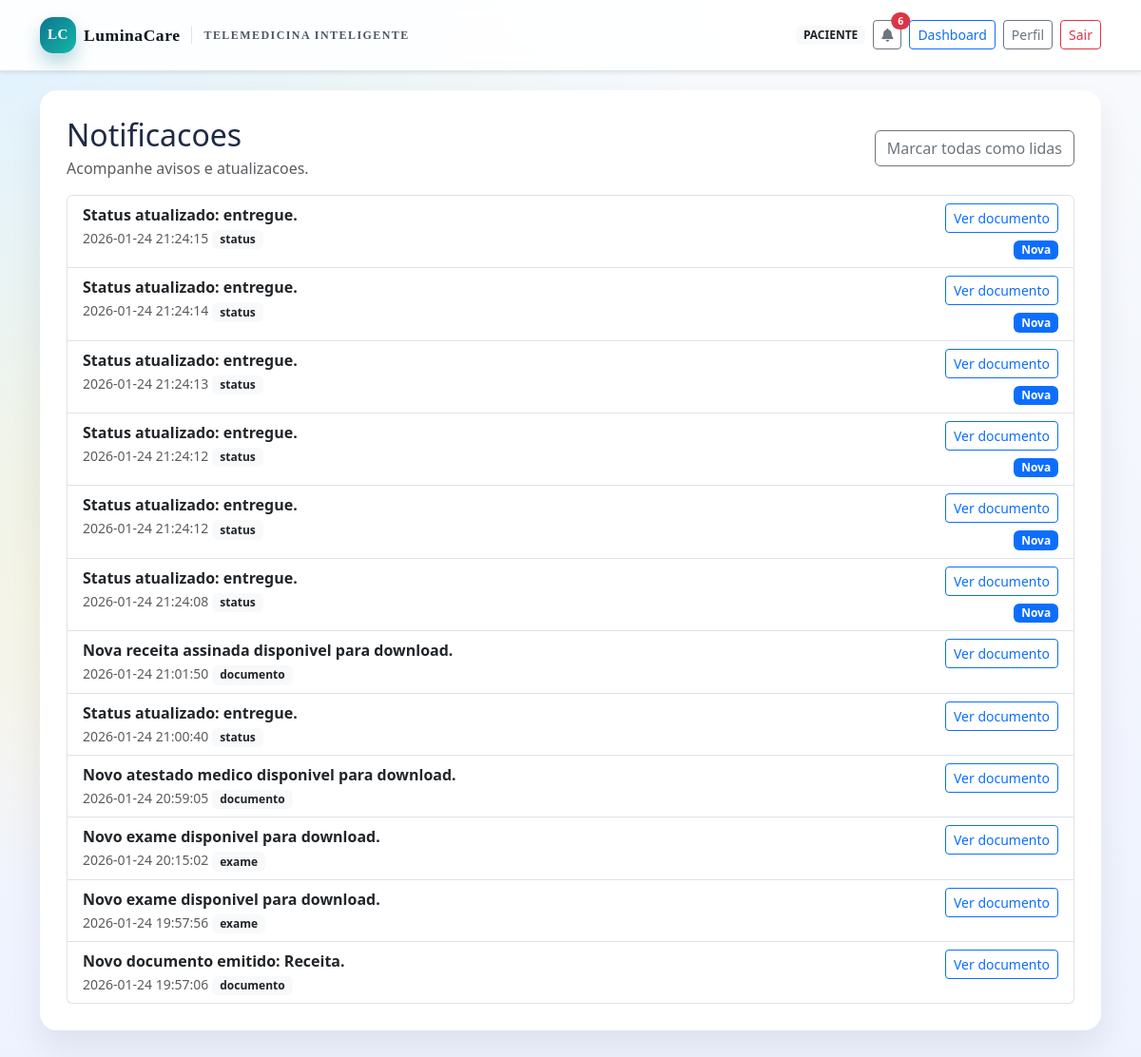
The page /notificacoes (signed in) on the database its author committed.
### tables this page shows
CREATE TABLE notifications (
            id INTEGER PRIMARY KEY AUTOINCREMENT,
            user_email TEXT NOT NULL,
            message TEXT NOT NULL,
            is_read INTEGER NOT NULL DEFAULT 0,
            created_at TEXT NOT NULL DEFAULT CURRENT_TIMESTAMP
        , type TEXT, document_id INTEGER, company_id INTEGER);

### app/routes/notifications_routes.py (the view)
@notifications_bp.route("/notificacoes")
def listar_notificacoes():
    if "user_email" not in session:
        return redirect(url_for("auth.login"))
    db = get_db()
    params = [session["user_email"]]
    query_scope = ""
    if session.get("company_id"):
        query_scope = " AND (company_id IS NULL OR company_id = ?)"
        params.append(session.get("company_id"))
    if request.args.get("marcar") == "1":
        db.execute(
            f"UPDATE notifications SET is_read = 1 WHERE user_email = ?{query_scope}",
            params,
        )
        db.commit()
    notificacoes = db.execute(
        f"""
        SELECT id, message, is_read, created_at, type, document_id
        FROM notifications
        WHERE user_email = ?{query_scope}
        ORDER BY created_at DESC
        """,
        params,
    ).fetchall()
    return render_template("notificacoes.html", notificacoes=notificacoes)

### app/__init__.py (called while the page is built, shortened)
def _register_context(app):
    @app.context_processor
    def inject_notifications():
        if "user_email" not in session:
            return {}
        db = get_db()
        try:
            unread = db.execute(
                "SELECT COUNT(*) FROM notifications WHERE user_email = ? AND is_read = 0",
                (session["user_email"],),
            ).fetchone()[0]
        except Exception:
            unread = 0
        master_email = current_app.config.get("MASTER_ADMIN_EMAIL", "")
        return {
            "notifications_unread": unread,
            "company_name": current_company_name(),
            "is_master_admin": session.get("user_email") == master_email if master_email else False,
        }

def _register_tenant(app):
    @app.before_request
    def load_company():
        host = request.host.split(":")[0]
        parts = host.split(".")
        subdomain = None
        if len(parts) >= 3 and host.endswith("luminacare.local"):
            subdomain = parts[0]
        if not subdomain:
            g.company_id = None
            g.company_name = None
            return

### app/db.py (called while the page is built)
def get_db():
    if "db" not in g:
        db_path = current_app.config["DB_PATH"]
        conn = sqlite3.connect(db_path)
        conn.row_factory = sqlite3.Row
        g.db = conn
    return g.db

### app/tenant.py (called while the page is built)
def current_company_name():
    return session.get("company_name") or getattr(g, "company_name", None)

### app/templates/notificacoes.html (shortened to what this page needs)
{% extends 'base.html' %}
{% block content %}
<div class="section-card fade-up">
  <div class="d-flex flex-column flex-lg-row align-items-lg-center justify-content-between gap-3 mb-3">
    <div>
      <h2 class="mb-1">Notificacoes</h2>
      <p class="text-muted mb-0">Acompanhe avisos e atualizacoes.</p>
    </div>
    <a href="{{ url_for('notifications.listar_notificacoes', marcar=1) }}" class="btn btn-outline-secondary">
      Marcar todas como lidas
    </a>
  </div>
  {% if notificacoes %}
    <div class="list-group">
      {% for n in notificacoes %}
        <div class="list-group-item d-flex justify-content-between align-items-start gap-3">
          <div>
            <div class="fw-semibold">{{ n['message'] }}</div>
            <small class="text-muted">{{ n['created_at'] }}</small>
            {% if n['type'] %}
              <span class="badge bg-light text-dark mt-1">{{ n['type'] }}</span>
            {% endif %}
          </div>
          <div class="d-flex flex-column align-items-end gap-2">
            {% if n['document_id'] %}
              <a href="{{ url_for('documentos.detalhe_documento', doc_id=n['document_id']) }}" class="btn btn-outline-primary btn-sm">
                Ver documento
              </a>
            {% endif %}
            {% if n['is_read'] == 0 %}
              <span class="badge bg-primary">Nova</span>
            {% endif %}
          </div>
        </div>
      {% endfor %}
    </div>
  {% else %}
    <p class="text-muted mb-0">Nenhuma notificacao encontrada.</p>
  {% endif %}
</div>
{% endblock %}

### app/static/css/styles.css (style rules this page uses)
:root { --ink-900: #0b1220; --ink-700: #1f2a44; --ink-500: #4b5563; --surface-100: #f8fafc; --surface-200: #eef2ff; --primary-600: #0e7490; --primary-500: #0891b2; --accent-500: #f59e0b; --success-500: #22c55e; --danger-500: #ef4444; --card-shadow: 0 20px 45px rgba(15, 23, 42, 0.12); }
body.app-body { font-family: "Sora", "Segoe UI", sans-serif; color: var(--ink-700); background: radial-gradient(circle at top left, #e0f2fe, transparent 45%), radial-gradient(circle at 20% 40%, #fef3c7, transparent 45%), linear-gradient(180deg, #f8fafc 0%, #eef2ff 100%); min-height: 100vh; }
.section-card { background: #ffffff; border-radius: 18px; box-shadow: 0 18px 35px rgba(15, 23, 42, 0.08); padding: 1.75rem; height: 100%; }
.fade-up { animation: fadeUp 0.5s ease both; }

### rows shown on the page
notifications: message "Status atualizado: entregue.", created_at "2026-01-24 21:24:15", type "status", is_read "Nova"
notifications: message "Status atualizado: entregue.", created_at "2026-01-24 21:24:14", type "status", is_read "Nova"
notifications: message "Status atualizado: entregue.", created_at "2026-01-24 21:24:13", type "status", is_read "Nova"
notifications: message "Status atualizado: entregue.", created_at "2026-01-24 21:24:12", type "status", is_read "Nova"
notifications: message "Status atualizado: entregue.", created_at "2026-01-24 21:24:12", type "status", is_read "Nova"
notifications: message "Status atualizado: entregue.", created_at "2026-01-24 21:24:08", type "status", is_read "Nova"
notifications: message "Nova receita assinada disponivel para download.", created_at "2026-01-24 21:01:50", type "documento"
notifications: message "Status atualizado: entregue.", created_at "2026-01-24 21:00:40", type "status"
notifications: message "Novo atestado medico disponivel para download.", created_at "2026-01-24 20:59:05", type "documento"
notifications: message "Novo exame disponivel para download.", created_at "2026-01-24 20:15:02", type "exame"
notifications: message "Novo exame disponivel para download.", created_at "2026-01-24 19:57:56", type "exame"
notifications: message "Novo documento emitido: Receita.", created_at "2026-01-24 19:57:06", type "documento"

### other values the page prints
{{ session.get('user_role', 'usuario') }} "PACIENTE"
{{ notifications_unread }} "6"
